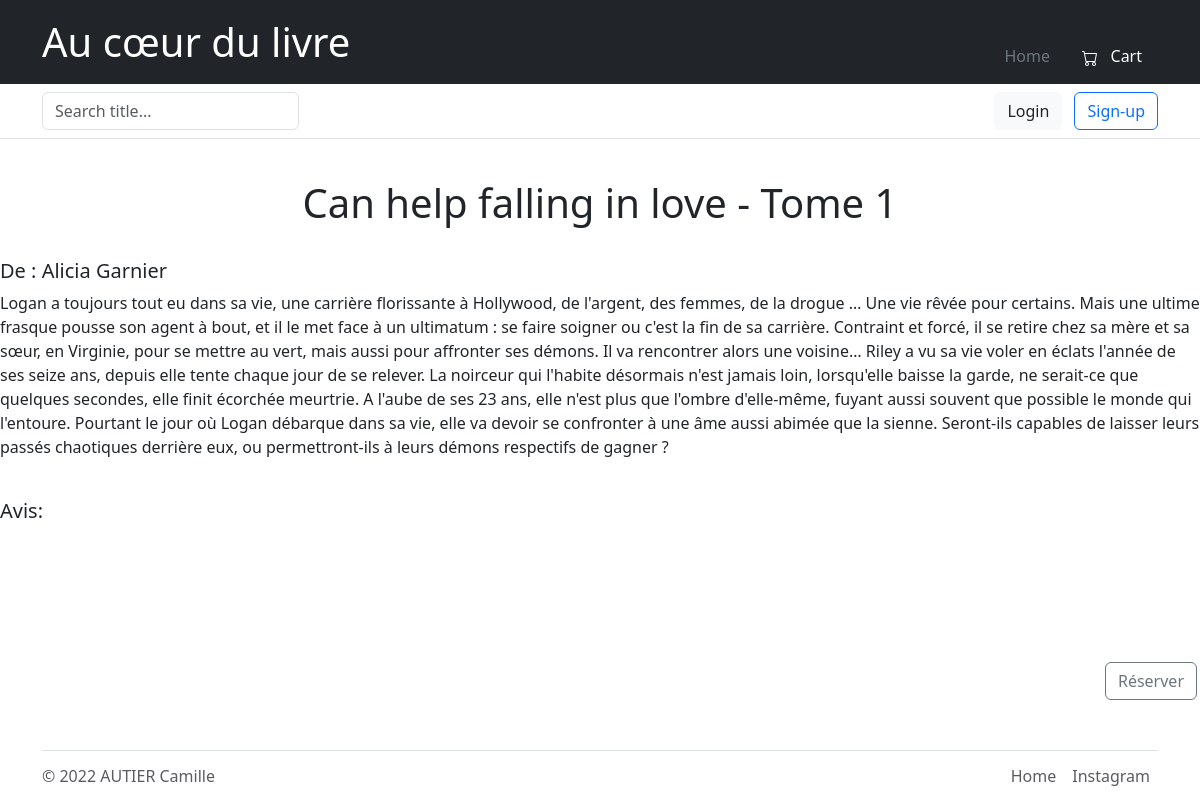
The app's page /detailLivre.php?id=3 with its own data.
### tables this page shows
CREATE TABLE `livredb` (
  `id` int(11) NOT NULL,
  `titre` text NOT NULL,
  `Couv` text NOT NULL,
  `IdGenre` int(11) NOT NULL
);

### Modele.php (called while the page is built)
<?php
abstract class Modele {
	private $bdd;
    protected function executerRequete($sql, $params = null) {
		$getBdd = $this->getBdd();
        if ($params == null){
            $resultat = $getBdd->query($sql);
        } else {
            $resultat = $getBdd->prepare($sql);
            $resultat->execute($params);
        }
        return $resultat;
    }
    private function getBdd() {
		$dsn = "mysql:host=localhost;dbname=bibliotheque;charset=utf8";
		$login = "root";
		$mdp = "";
        if ($this->bdd == null){
            $this->bdd = new PDO($dsn,$login,$mdp,
                array(PDO::ATTR_ERRMODE => PDO::ERRMODE_EXCEPTION));
        }
        return $this->bdd;
    }
}

### Model/LivreDb.php (called while the page is built, shortened)
<?php
require_once 'Modele.php';
class LivreDb extends Modele {
    public function getLivreId ($id) {
		$sql = "SELECT titre, Couv, IdGenre FROM livredb WHERE id = ?";
		$resultat = $this->executerRequete($sql, array($id));
		if ($resultat->rowCount() > 0)
			return $resultat->fetch();
		else
			throw new Exception("Pas de résultat");
    }
	public function livreAuteurs($id) {
		$sql = 'SELECT Nom  FROM auteurdb INNER JOIN ecritdb ON auteurdb.id = ecritdb.IdAuteur WHERE ecritdb.idLivre = ?';
		$resultat = $this->executerRequete($sql, array($id));
		if ($resultat->rowCount() > 0)
			return $resultat->fetchAll();
	}
}

### detailLivre.php (the view, shortened to what this page needs)
<body>
    <header class="site-header">
        <?php
        require "Model/LivreDb.php";
        $idLivre = $_REQUEST['id']
        ?>
    </header>
    <?php
        $classLivres = new LivreDb();
        $livre = $classLivres->getLivreId($idLivre);
        $auteurs = $classLivres->LivreAuteurs($idLivre);
        $nomAuteur="";
        if ($auteurs != null) {
          $nbAuteur = count ($auteurs);
          $ct = 1;
          foreach ($auteurs as $auteur) {
                if ($ct < $nbAuteur) {
                $nomAuteur .= $auteur['Nom']." / ";
                $ct++;
                }
                else {
                $nomAuteur .= $auteur['Nom'];
                }
            }
        }
        $titre = $livre['titre'];
        $couv = $livre ['Couv'];
    ?>
    <main class="site-content">
        <h1 class="title">
            <?php echo $titre; ?>
        </h1>
        <br>
        <h5>De : <?php echo $nomAuteur ?></h5>
        <p><?php echo $couv; ?></p>
        <br>
        <h5>Avis:
        </h5>
        <button type="button" class="btn btn-outline-secondary btn-reserver">Réserver</button>
    </main>
    <footer class="site-footer">
    </footer>
</body>

### style.css (style rules this page uses)
.title { text-align: center; }
.btn-reserver { position: absolute !important; right: 3px !important; bottom: 100px !important; }
.bas-page { position: sticky !important; bottom: 0 !important; width: 100% !important; margin-bottom: 0% !important; height: 50px; padding: 0% !important; }
body { margin: 0 !important; display: flex !important; flex-direction: column !important; min-height: 100vh !important; }
.site-content { flex: 1; }

### records on screen
livredb: titre "Can help falling in love - Tome 1", Couv "Logan a toujours tout eu dans sa vie, une carrière florissante à Hollywood, de l'argent, des femmes, de la drogue … Une vie rêvée pour certains. Mais une ultime frasque pousse son agent à bout, et il le met face à un ultimatum : se faire soigner ou c'est la fin de sa carrière. Contraint et forcé, il se retire chez sa mère et sa sœur, en Virginie, pour se mettre au vert, mais aussi pour affronter ses démons. Il va rencontrer alors une voisine… Riley a vu sa vie voler en éclats l'année de ses seize ans, depuis elle tente chaque jour de se relever. La noirceur qui l'habite désormais n'est jamais loin, lorsqu'elle baisse la garde, ne serait-ce que quelques secondes, elle finit écorchée…"

### other values on screen
$nomAuteur "Alicia Garnier"
